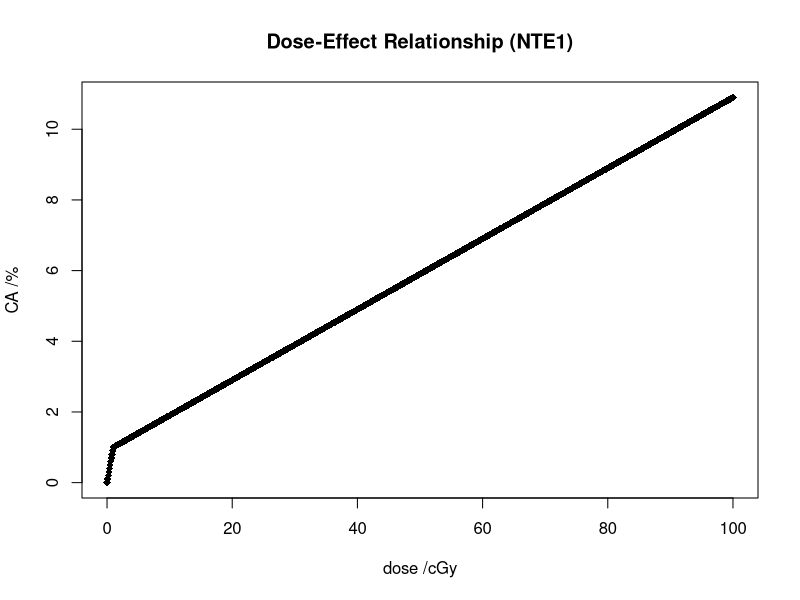
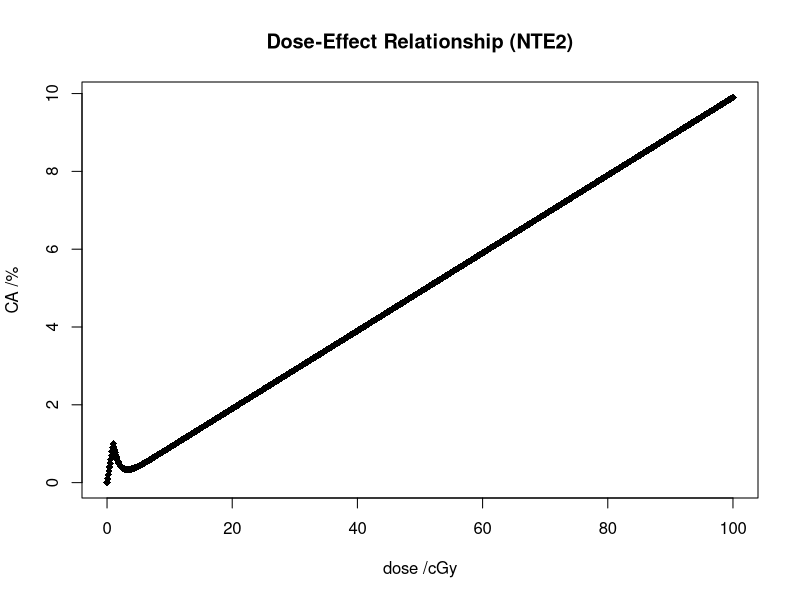
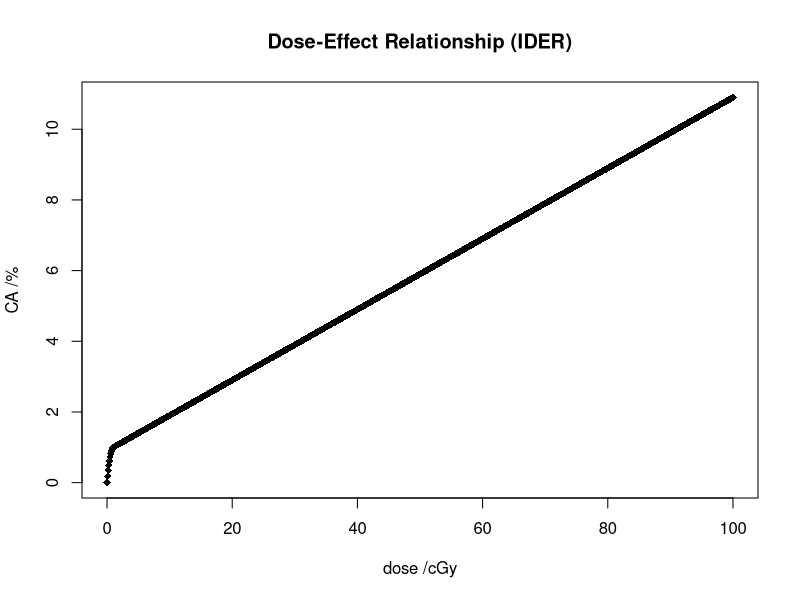
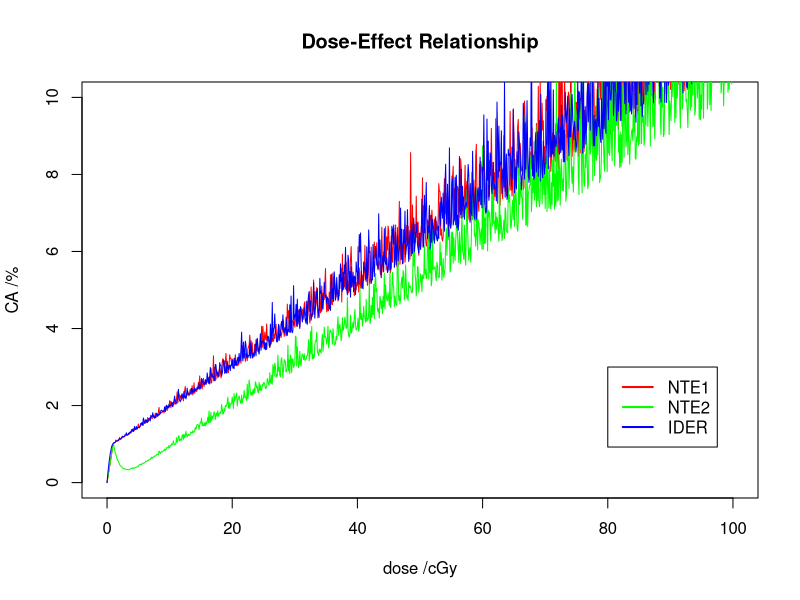

The R script that drew these images, in order:
## ---- chunk 1
library(minpack.lm)

# Take cGy as the unit of dose; % as the unit of CA effect. 
# Assume the slope near origin to be ten times the slope afterwards. 
# Set m1 = 1; m2 = 0.1; d0 = 1; alpha = 1; E_star=m1*d0=1. 
# m1>>m2, d0 should be multiple of 0.1. 
m1 = 1
m2 = 0.1
E = 1
xmax = 100
Y0 = 0.001
dose = seq(0, 100, 0.1)
CA1 = seq(0, E, m1/10)
CA2 = seq(E + m2/10, (m1-m2)*E/m1 + 100*m2, m2/10)
f_NTE1 = function(d, m1, m2, E){E + m2*(d - E/m1)}
CA_NTE1 = c(CA1, CA2) + Y0
plot(dose, CA_NTE1, main = "Dose-Effect Relationship (NTE1)", xlab = "dose /cGy", ylab = "CA /%", pch = 18, xlim = c(0, xmax))
## ---- chunk 2
# Now introduce NTE2. (Weighted average of NTE1 and an exponential curve)
f = function(d){E*exp((E/m1-d))}
# Get the NTE2 function for calibration (d > d0)
f_NTE2 = function(d, m1, m2, E){E*exp((E/m1-d))+m2*(d-E/m1)}
dose_mod = seq(m1 + m2, 100, 0.1)
CA3 = f(dose_mod)
CA_NTE2 = c(CA1, CA3+CA2-E) + Y0
plot(dose, CA_NTE2, main = "Dose-Effect Relationship (NTE2)", xlab = "dose /cGy", ylab = "CA /%", pch = 18, xlim = c(0, xmax))
## ---- chunk 3
# Now introduce IDER. (concave & smooth curve around origin)
# Simulate with quadratic curve whose slope is m2 at d0. 
a = (m2*E/m1 - E)*(m1^2)/(E^2)
b = -m2 + 2*m1
f_IDER = function(d){a*d^2 + b*d}
dose2_mod = seq(0, E/m1, 0.1)
CA4 = f_IDER(dose2_mod)
CA5 = seq(f_IDER(E/m1) + m2/10, f_IDER(E/m1) + (100-E/m1)*m2, m2/10)
CA_IDER = c(CA4, CA5) + Y0
plot(dose, CA_IDER, main = "Dose-Effect Relationship (IDER)", xlab = "dose /cGy", ylab = "CA /%", pch = 18, xlim = c(0, xmax))
## ---- chunk 4
# Put in Weibull noise and see the new data frames
noise_fac = 1/50
noise_NTE1 = abs(rnorm(1001, sd = dose^(1/2)))
noise_NTE2 = abs(rnorm(1001, sd = dose^(1/2)))
noise_IDER = abs(rnorm(1001, sd = dose^(1/2)))
CA_NTE1_w = CA_NTE1 * (1 + noise_fac * noise_NTE1)
CA_NTE2_w = CA_NTE2 * (1 + noise_fac * noise_NTE2)
CA_IDER_w = CA_IDER * (1 + noise_fac * noise_IDER)
plot(dose, rep(0, 1001), main = "Dose-Effect Relationship", xlab = "dose /cGy", ylab = "CA /%", col = "#FFFFFF", xlim = c(0, xmax), ylim = c(0, xmax*m2))
lines(dose, CA_NTE1_w, col = "red")
lines(dose, CA_NTE2_w, col = "green")
lines(dose, CA_IDER_w, col = "blue")
# Get artificial data from NTE2 (plus some noise)
art_data = CA_NTE2 * (1 + exp(-dose))
df = data.frame(dose, art_data)
df$CA_NTE1 = CA_NTE1
df$CA_NTE2 = CA_NTE2
df$CA_IDER = CA_IDER
legend(80, 3, c('NTE1', 'NTE2', 'IDER'), lty = c(1,1), lwd = c(2, 2), col = c('red', 'green', 'blue'))
## ---- chunk 5
# Construct modified data frame to consider circumstances only when d > d0
mod_df <- df[-seq(1, 10*E/m1 + 1, 1), ]
# nls method to get the parameters needed (m1, m2, E, alpha; Y0 fixed) for NTE2 model
NTE2_model = nlsLM(art_data ~ Y0 + f_NTE2(dose, m1, m2, E), data = mod_df, start = list(m1 = 1, m2 = 0.1, E = 1), weights = noise_NTE2[(10*E/m1 + 2):1001])
coef(NTE2_model)
vcov(NTE2_model)
summary(NTE2_model, cor = TRUE)
# Now try to fit NTE1 model with the artificial data
NTE1_model = nlsLM(art_data ~ Y0 + f_NTE1(dose, m1, m2, E), data = mod_df, start = list(m1 = 1, m2 = 0.1, E = 1), weights = noise_NTE1[(10*E/m1 + 2):1001])
coef(NTE1_model)
vcov(NTE1_model)
summary(NTE1_model, cor = TRUE)
## ---- chunk 6
# L_square gives the squared residuals
L_square = function(f, m1, m2, E) {
  s = vector(length = 0)
  for (i in 1:length(mod_df[, 1])) {
    s = c(s, mod_df$art_data[i] - f(d = mod_df$dose[i], m1 = m1, m2 = m2, E = E))
  }
  return(s^2)
}
# Take m1, m2, E values from nls. 
L_NTE2 = L_square(f_NTE2, m1 = coef(NTE2_model)[1], m2 = coef(NTE2_model)[2], E = coef(NTE2_model)[3])
L_NTE1 = L_square(f_NTE1, m1 = coef(NTE1_model)[1], m2 = coef(NTE1_model)[2], E = coef(NTE1_model)[3])
# Derive residual squared sum
RSS_NTE1 = sum(L_NTE1)
RSS_NTE2 = sum(L_NTE2)
RSS_NTE1
RSS_NTE2
## ---- chunk 7
# AIC and BIC calculation for Least Square Regression
AIC_f = function(RSS, k = 3, n = length(mod_df[, 1])) {
  n + n*log(2*pi) + n*log(RSS/n) + 2*(k+1)
}
BIC_f = function(RSS, k = 3, n = length(mod_df[, 1])) {
  n + n*log(2*pi) + n*log(RSS/n) + log(n)*(k+1)
}
NTE1_AIC = AIC_f(RSS = RSS_NTE1)
NTE2_AIC = AIC_f(RSS = RSS_NTE2)
NTE1_BIC = BIC_f(RSS = RSS_NTE1)
NTE2_BIC = BIC_f(RSS = RSS_NTE2)
ic_df = data.frame(AIC = c(NTE1_AIC, NTE2_AIC), BIC = c(NTE1_BIC, NTE2_BIC), row.names = c("NTE1 model", "NTE2 model"))
ic_df
